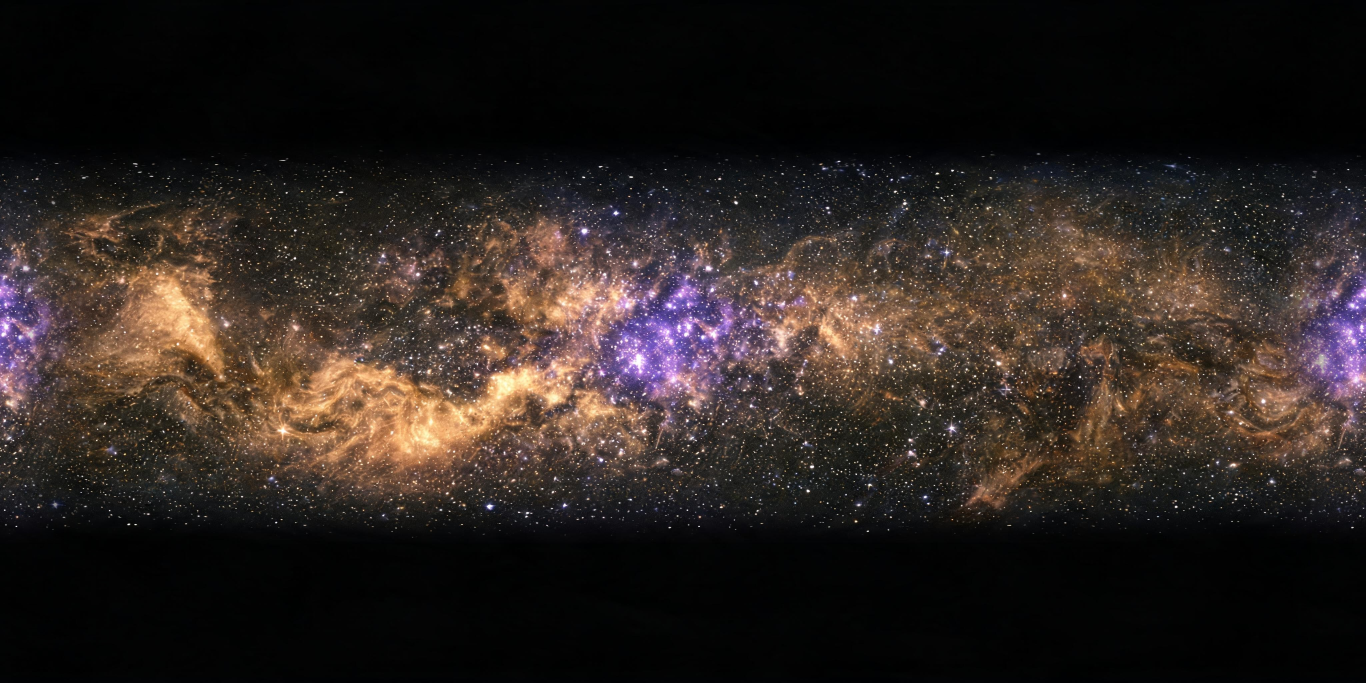
#> input picture tools/sky_ch3.2.0.jpg, 4096 x 2048 px (shown at 1/3 size)
$ python fill_sky_bands.py sky_ch3.2.0.jpg sky_ch3.2.0.jpg out.png
#> lines starting #> are read from the running program, lines starting #| are printed output that depends on the picture
"""Fills the black bands at the top and bottom of a panorama with stars from another one, warmed to match.
uv run -q --with pillow --with numpy python -I tools/fill_sky_bands.py <panorama> <stars panorama> <out>"""
import sys
import numpy as np
from PIL import Image
a = np.asarray(Image.open(sys.argv[1]).convert("RGB"), dtype=np.float32)
b = np.asarray(Image.open(sys.argv[2]).convert("RGB").resize((a.shape[1], a.shape[0]), Image.LANCZOS), dtype=np.float32)
rows = a.mean(axis=(1, 2))
#> rows = 2048 values, max 102.1 at index 1070, min 1.27 at index 392, mean 37.11
lit = np.where(rows > 6)[0]
#> lit = 1144 values from 461 to 1605
top, bottom = int(lit[0]), int(lit[-1])
#> top = 461; bottom = 1605
print("bands: rows 0 to", top, "and", bottom, "to", a.shape[0])
#| bands: rows 0 to 461 and 1605 to 2048
# The stars of the other sky, grey then warm, kept dim away from its bright band.
g = b.mean(axis=2, keepdims=True)
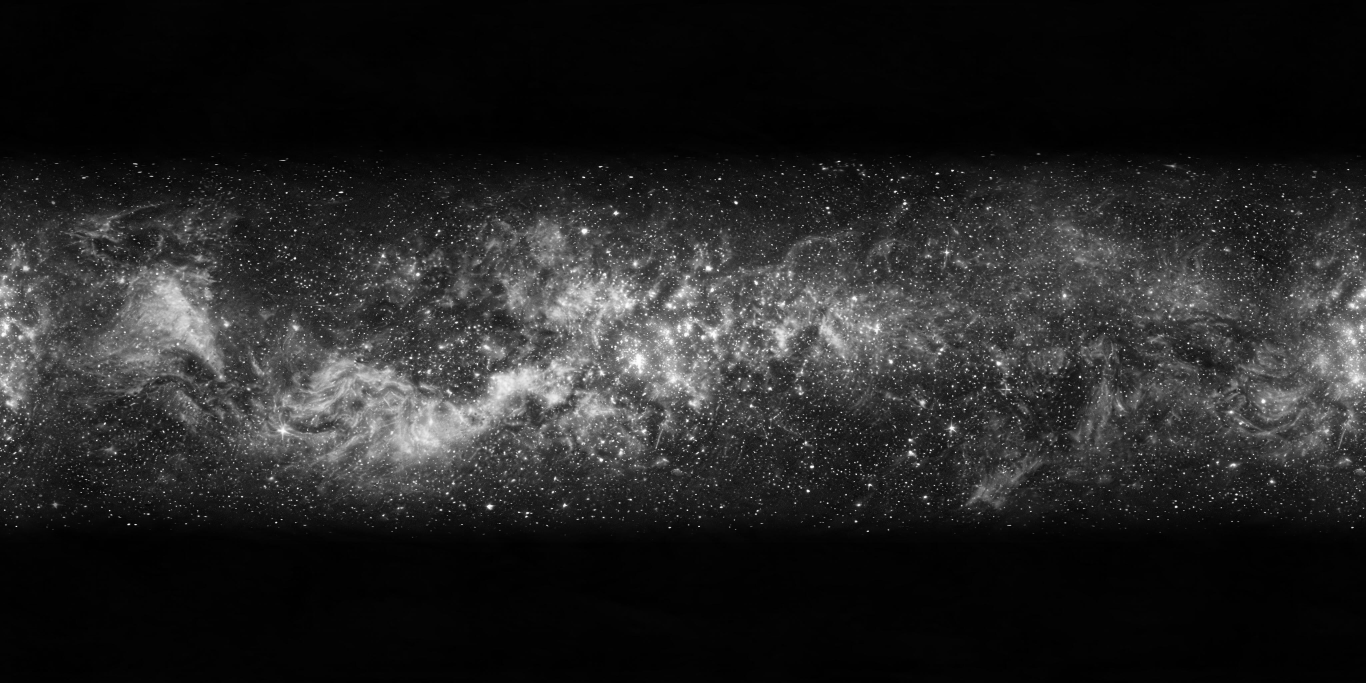
#> g: shape (2048, 4096, 1) float32 (shown at 1/3 size); min 0, max 255, mean 37.1
stars = g * np.array([1.0, 0.86, 0.68], dtype=np.float32) * 1.25
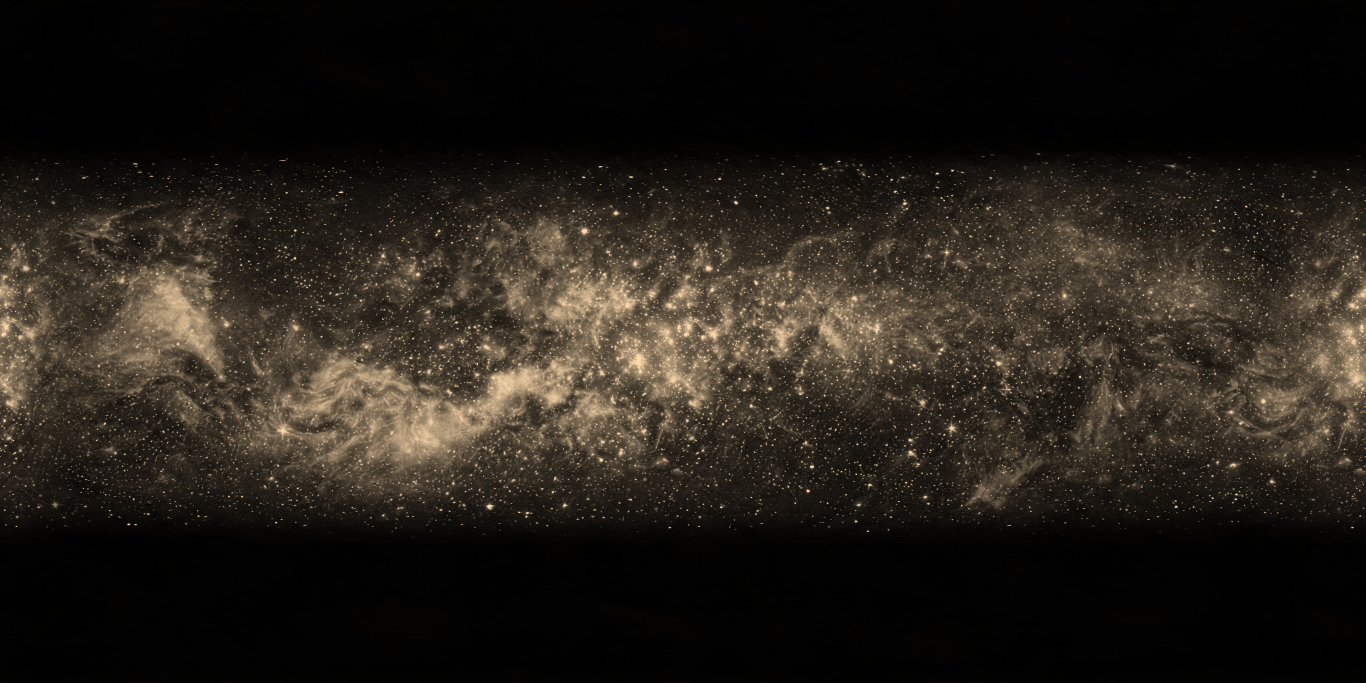
#> stars: shape (2048, 4096, 3) float32 (shown at 1/3 size); mean R, G, B 45.6, 39.3, 31; drawn with min black and max white
h = a.shape[0]
#> h = 2048
y = np.arange(h, dtype=np.float32)
#> y = 2048 values from 0 to 2047
feather = 150.0
w = np.clip((top + feather - y) / feather, 0, 1) + np.clip((y - bottom + feather) / feather, 0, 1)
#> w = 2048 values, max 1 at index 0, min 0 at index 611, mean 0.515
w = w[:, None, None] ** 1.2
#> w = 2048 values, max 1 at index 0, min 0 at index 611, mean 0.508
out = a * (1 - w) + stars * w
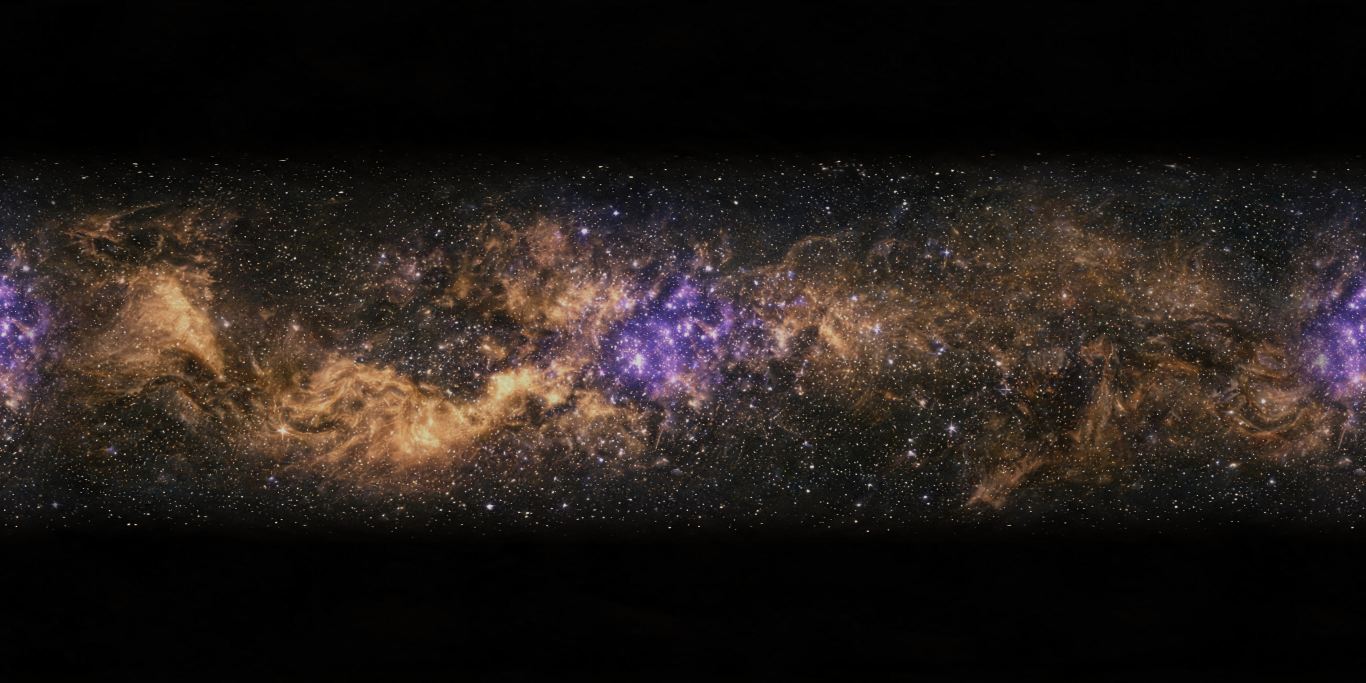
#> out: shape (2048, 4096, 3) float32 (shown at 1/3 size); mean R, G, B 43.9, 35, 31; drawn with min black and max white
Image.fromarray(np.clip(out, 0, 255).astype(np.uint8)).save(sys.argv[3], quality=86)
print("mean by row band", [round(float(out[i:i + 256].mean()), 1) for i in range(0, h, 256)])
#| mean by row band [2.6, 4.2, 43.9, 89.7, 93.2, 55.0, 6.5, 2.7]
